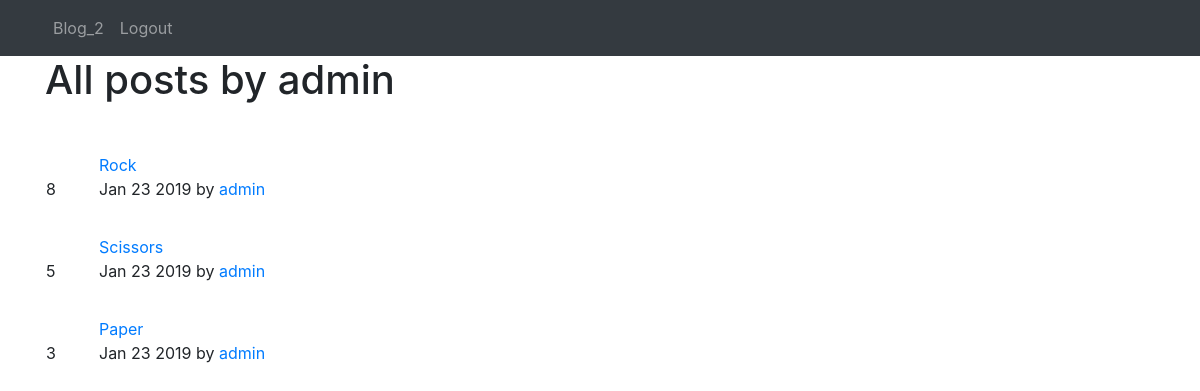
/posts/user/1/ (signed in), run on the app's committed database.
### posts/models.py (models this page shows)
class Post(models.Model):
    title = models.CharField(max_length=200)
    url = models.CharField(max_length=2000)
    pub_date = models.DateTimeField()
    author = models.ForeignKey(User, on_delete=models.DO_NOTHING,)
    votes_total = models.IntegerField(default=1)
    def pub_date_pretty(self):
        return self.pub_date.strftime('%b %e %Y')

### posts/views.py (the view)
# urls.py: path('user/<int:fk>/', views.userposts, name='userposts'),
def userposts(request, fk):
    posts = Post.objects.filter(author_id=fk).order_by('-votes_total')
    author = User.objects.get(pk=fk)
    return render(request, 'posts/userposts.html', {'posts': posts, 'author': author})

### posts/templates/posts/userposts.html (shortened to what this page needs)
{% extends 'base.html' %}
{% block content %}
<h1>All posts by {{ author.username }}</h1>
<br/>
{% for post in posts.all %}
<table>
<tr>
    <td style="padding-right: 20px;"><a class="nav-link" href="#" onclick="document.getElementById('upvote{{ post.id }}').submit()"></a><br/>{{ post.votes_total }}<br/><a class="nav-link" href="#" onclick="document.getElementById('downvote{{ post.id }}').submit()"></a></td>
    <td><a href="{{ post.url }}">{{ post.title }}</a><br/>{{ post.pub_date_pretty }} by <a href="{% url 'posts:userposts' post.author.id %}">{{ post.author.username }}</a></td>
</tr>
</table>
{% endfor %}
{% endblock %}

### data on the page
Post: votes_total "8", title "Rock", pub_date_pretty "Jan 23 2019", author.username "admin"
Post: votes_total "5", title "Scissors", pub_date_pretty "Jan 23 2019", author.username "admin"
Post: votes_total "3", title "Paper", pub_date_pretty "Jan 23 2019", author.username "admin"

### other printed values
{{ author.username }} "admin"
